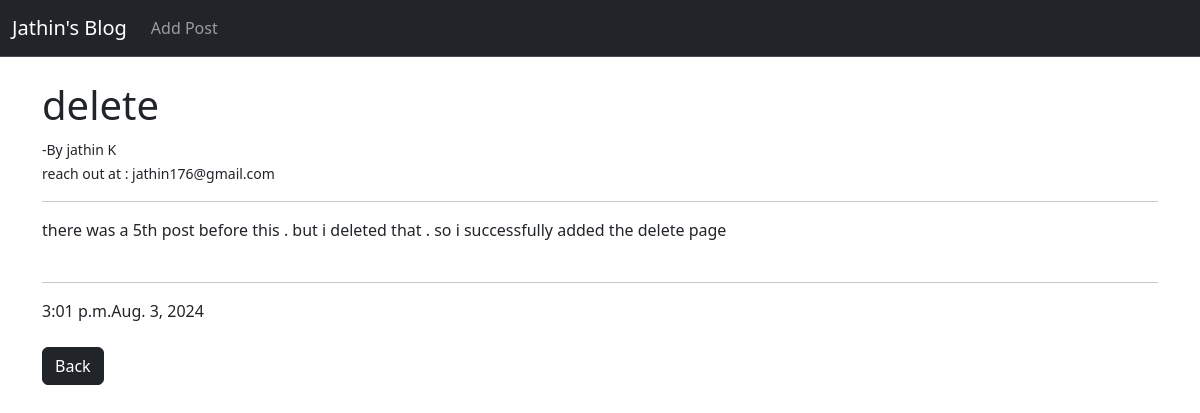
Page /article/6 on the committed database.
### post/models.py (models this page shows, shortened)
class Post(models.Model):
    title = models.CharField(max_length=50)
    title_tag=models.CharField(max_length=20, null=True)
    author = models.ForeignKey(User, on_delete=models.CASCADE)
    body = models.TextField()
    post_time=models.TimeField(auto_now_add=True)
    post_date=models.DateField(auto_now_add=True)

### post/views.py (the view)
# urls.py: path('article/<int:pk>', Detailedarticle.as_view(), name='articleview' ),
class Detailedarticle(DetailView):
    model= Post
    template_name='article.html'

### post/templates/article.html (shortened to what this page needs)
{% extends 'base.html' %}
{% block content %}
    <h1>{{ post.title_tag }}</h1>
    <small> -By {{ post.author.first_name }} {{ post.author.last_name }} </small> <br>
    <small>reach out at : {{post.author.email}}</small>
    <hr>
    {{ post.body }}
    <br><br>
    <hr>
    {{post.post_time}}{{post.post_date}}
    <br><br>
    <a href="{% url 'home' %}"><button type="button" class="btn btn-dark">Back</button></a>
    {% endblock %}

### rows in the picture
Post: title_tag "delete", author.first_name "jathin", author.last_name "K", author.email "jathin176@gmail.com", body "there was a 5th post before this . but i deleted that . so i successfully added the delete page", post_time "3:01 p.m.", post_date "Aug. 3, 2024"
